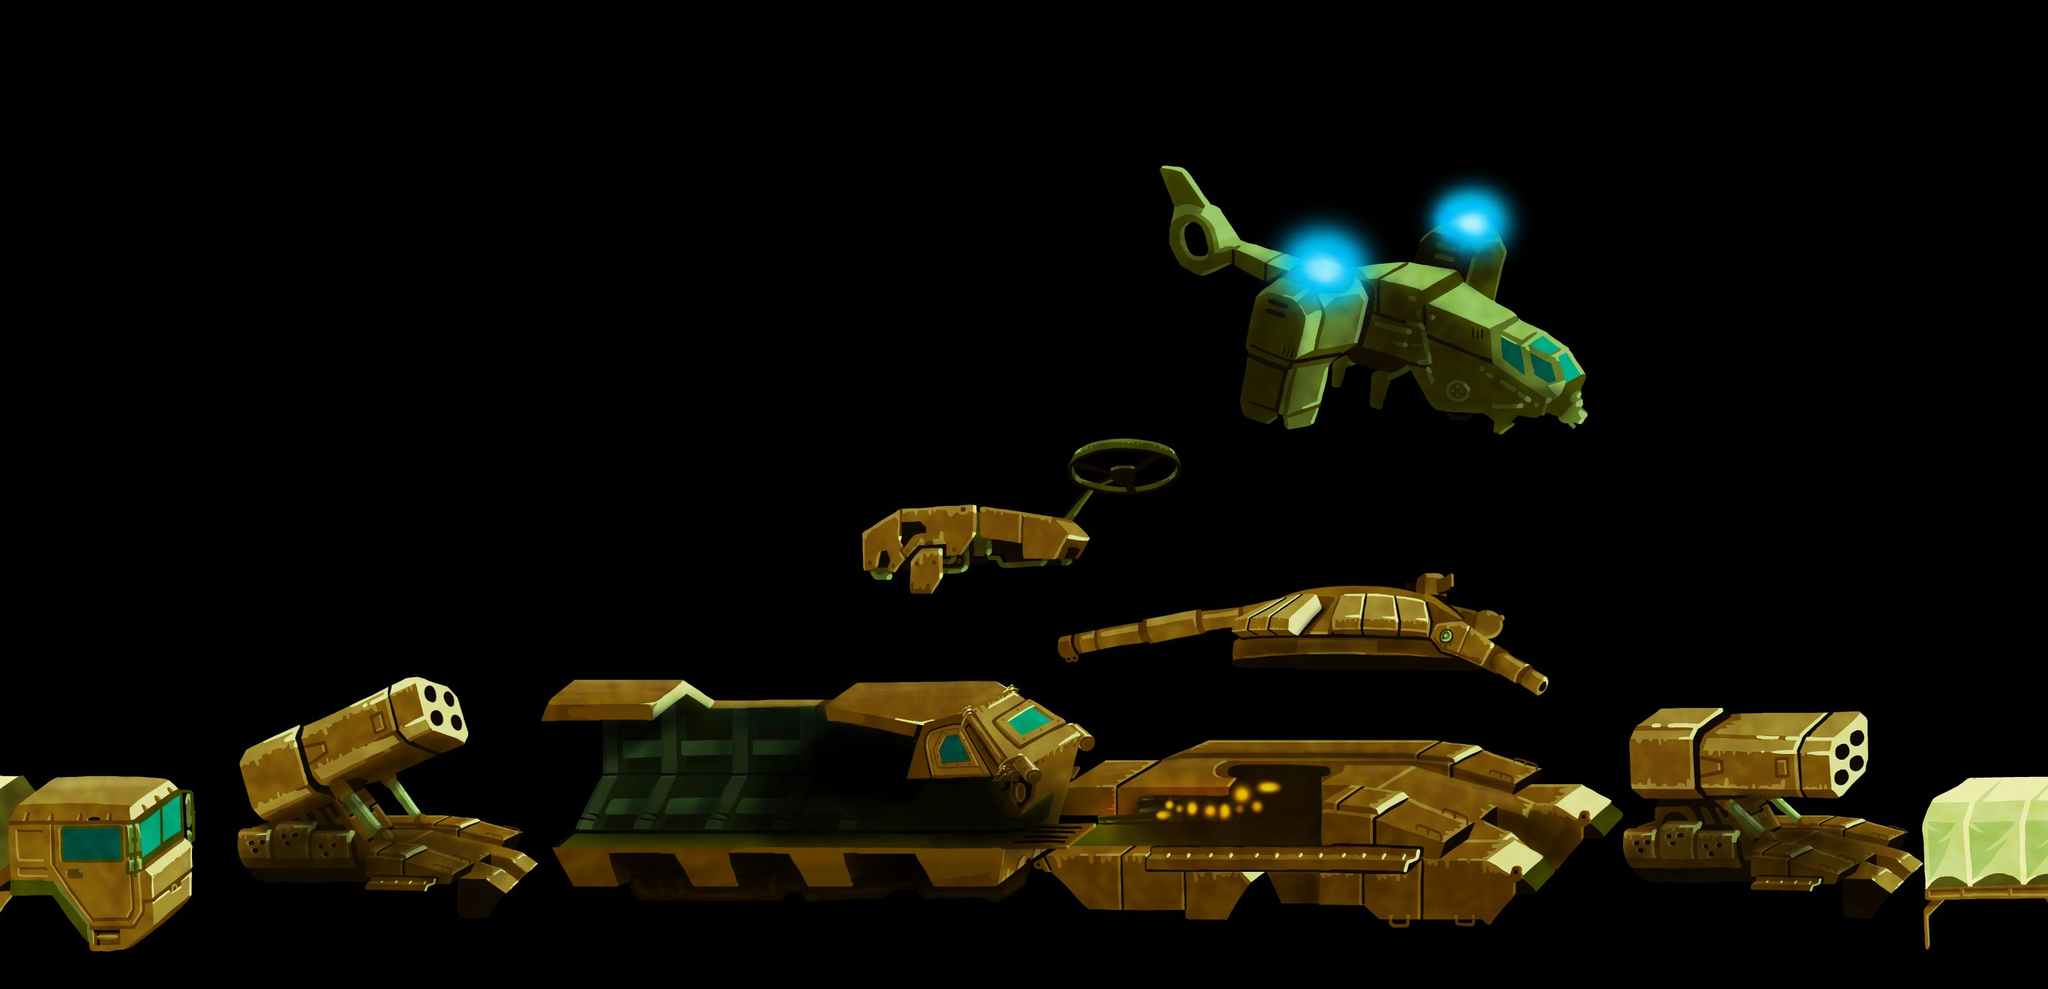

A 2D game scene composited from a Tiled map and its tileset images. What follows is a short description and the map's XML, with each tile layer's data collapsed to a summary:
An orthogonal 89x43 tile map with 32x32 px tiles, 1 tile layer (layer1).

<map version="1.0" orientation="orthogonal" width="89" height="43" tilewidth="32" tileheight="32">
 <tileset firstgid="1" name="sixBackground" tilewidth="32" tileheight="32">
  <image source="sixBackground.jpg" width="2874" height="1379" />
 </tileset>
 <layer name="layer1" width="89" height="43">
  <data>[3827 cells, 3827 non-empty, 3827 distinct tile ids]</data>
 </layer>
 <objectgroup name="objectlayer" width="89" height="43" />
</map>
